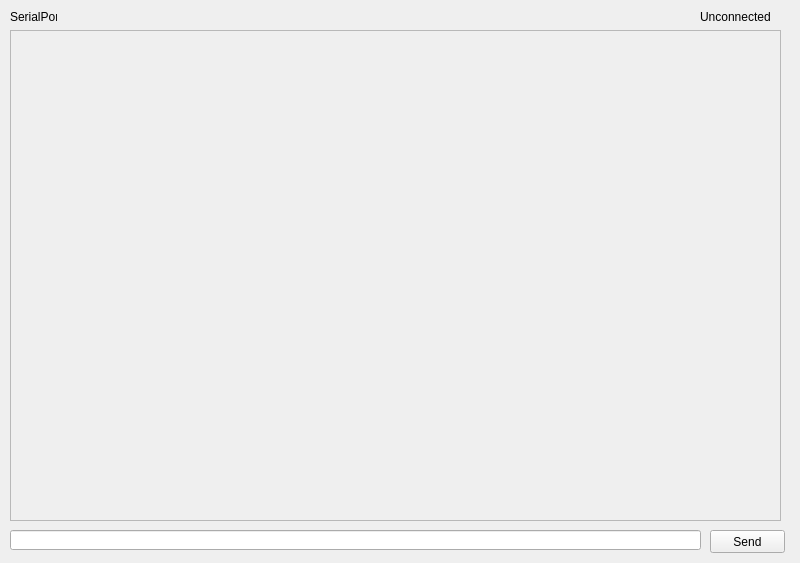
<?xml version="1.0" encoding="UTF-8"?>
<ui version="4.0">
 <class>serialconsole</class>
 <widget class="QMainWindow" name="serialconsole">
  <property name="geometry">
   <rect>
    <x>0</x>
    <y>0</y>
    <width>800</width>
    <height>563</height>
   </rect>
  </property>
  <property name="windowTitle">
   <string>Serial Port Console</string>
  </property>
  <widget class="QWidget" name="centralwidget">
   <widget class="QPlainTextEdit" name="console">
    <property name="enabled">
     <bool>false</bool>
    </property>
    <property name="geometry">
     <rect>
      <x>10</x>
      <y>30</y>
      <width>771</width>
      <height>491</height>
     </rect>
    </property>
   </widget>
   <widget class="QLabel" name="serialPortLabel">
    <property name="geometry">
     <rect>
      <x>10</x>
      <y>10</y>
      <width>47</width>
      <height>13</height>
     </rect>
    </property>
    <property name="text">
     <string>SerialPort</string>
    </property>
   </widget>
   <widget class="QLineEdit" name="commandLineEdit">
    <property name="geometry">
     <rect>
      <x>10</x>
      <y>530</y>
      <width>691</width>
      <height>20</height>
     </rect>
    </property>
   </widget>
   <widget class="QPushButton" name="sendPushButton">
    <property name="geometry">
     <rect>
      <x>710</x>
      <y>530</y>
      <width>75</width>
      <height>23</height>
     </rect>
    </property>
    <property name="text">
     <string>Send</string>
    </property>
   </widget>
   <widget class="QLabel" name="connectedLabel">
    <property name="geometry">
     <rect>
      <x>700</x>
      <y>10</y>
      <width>81</width>
      <height>13</height>
     </rect>
    </property>
    <property name="text">
     <string>Unconnected</string>
    </property>
   </widget>
  </widget>
 </widget>
 <resources/>
 <connections/>
</ui>
